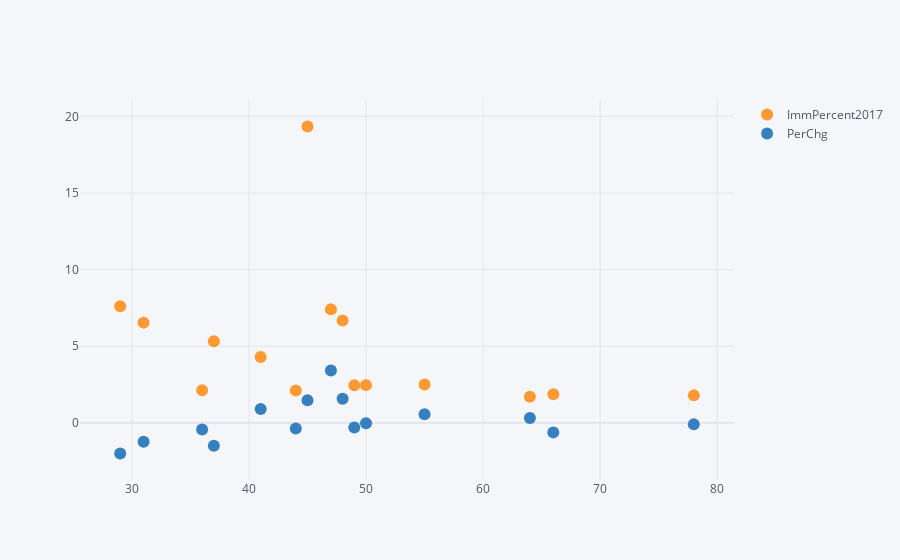

Write notebook code for a chart like this one.
### Code cell
USImmigTop15[['ImmPercent2017','PerChg']].iplot(kind = 'scatter' , mode = 'markers')

### Figure 1 — Plotly figure (JSON) as saved in the notebook; plotly's stock layout.template omitted (floating-point values rounded to 4 significant figures)
{"data": [{"line": {"color": "rgba(255, 153, 51, 1.0)", "dash": "solid", "shape": "linear", "width": 1.3}, "marker": {"size": 12, "symbol": "circle"}, "mode": "markers", "name": "ImmPercent2017", "text": "", "type": "scatter", "x": [45, 29, 47, 48, 31, 37, 41, 55, 50, 49, 36, 44, 66, 78, 64], "y": [19.34, 7.608, 7.41, 6.681, 6.541, 5.326, 4.296, 2.508, 2.462, 2.46, 2.124, 2.114, 1.87, 1.794, 1.697]}, {"line": {"color": "rgba(55, 128, 191, 1.0)", "dash": "solid", "shape": "linear", "width": 1.3}, "marker": {"size": 12, "symbol": "circle"}, "mode": "markers", "name": "PerChg", "text": "", "type": "scatter", "x": [45, 29, 47, 48, 31, 37, 41, 55, 50, 49, 36, 44, 66, 78, 64], "y": [1.482, -1.999, 3.41, 1.578, -1.239, -1.486, 0.9076, 0.558, -0.03188, -0.2974, -0.4321, -0.3608, -0.6208, -0.09803, 0.3153]}], "layout": {"legend": {"bgcolor": "#F5F6F9", "font": {"color": "#4D5663"}}, "paper_bgcolor": "#F5F6F9", "plot_bgcolor": "#F5F6F9", "title": {"font": {"color": "#4D5663"}}, "xaxis": {"gridcolor": "#E1E5ED", "showgrid": true, "tickfont": {"color": "#4D5663"}, "title": {"font": {"color": "#4D5663"}, "text": ""}, "zerolinecolor": "#E1E5ED"}, "yaxis": {"gridcolor": "#E1E5ED", "showgrid": true, "tickfont": {"color": "#4D5663"}, "title": {"font": {"color": "#4D5663"}, "text": ""}, "zerolinecolor": "#E1E5ED"}}}
